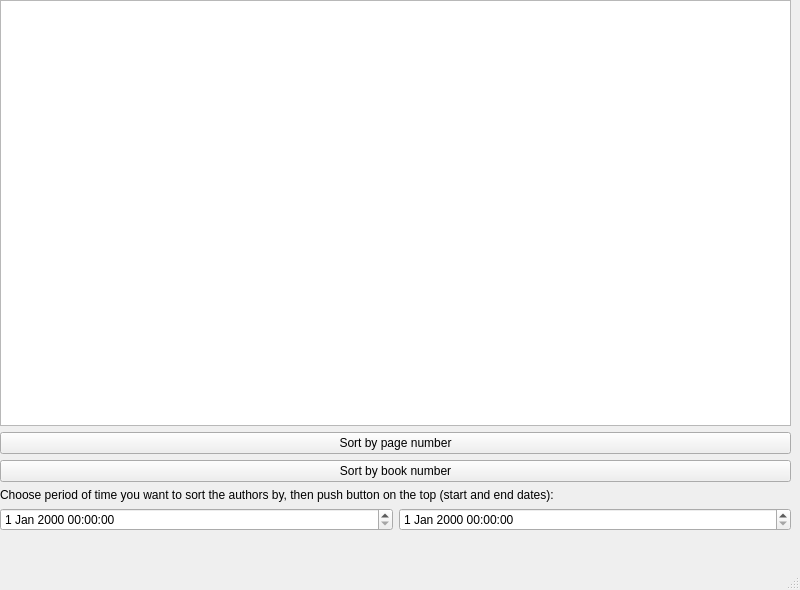
<?xml version="1.0" encoding="UTF-8"?>
<ui version="4.0">
 <class>authorUI</class>
 <widget class="QMainWindow" name="authorUI">
  <property name="geometry">
   <rect>
    <x>0</x>
    <y>0</y>
    <width>800</width>
    <height>590</height>
   </rect>
  </property>
  <property name="windowTitle">
   <string>MainWindow</string>
  </property>
  <widget class="QWidget" name="centralwidget">
   <widget class="QWidget" name="">
    <property name="geometry">
     <rect>
      <x>0</x>
      <y>0</y>
      <width>791</width>
      <height>531</height>
     </rect>
    </property>
    <layout class="QVBoxLayout" name="verticalLayout">
     <item>
      <widget class="QListWidget" name="authorsTable"/>
     </item>
     <item>
      <widget class="QPushButton" name="pageSort">
       <property name="text">
        <string>Sort by page number</string>
       </property>
      </widget>
     </item>
     <item>
      <widget class="QPushButton" name="bookSort">
       <property name="text">
        <string>Sort by book number</string>
       </property>
      </widget>
     </item>
     <item>
      <widget class="QLabel" name="perion">
       <property name="text">
        <string>Choose period of time you want to sort the authors by, then push button on the top (start and end dates):</string>
       </property>
      </widget>
     </item>
     <item>
      <layout class="QHBoxLayout" name="horizontalLayout">
       <item>
        <widget class="QDateTimeEdit" name="startTime"/>
       </item>
       <item>
        <widget class="QDateTimeEdit" name="endTime"/>
       </item>
      </layout>
     </item>
    </layout>
   </widget>
  </widget>
  <widget class="QMenuBar" name="menubar">
   <property name="geometry">
    <rect>
     <x>0</x>
     <y>0</y>
     <width>800</width>
     <height>26</height>
    </rect>
   </property>
  </widget>
  <widget class="QStatusBar" name="statusbar"/>
 </widget>
 <resources/>
 <connections/>
</ui>
